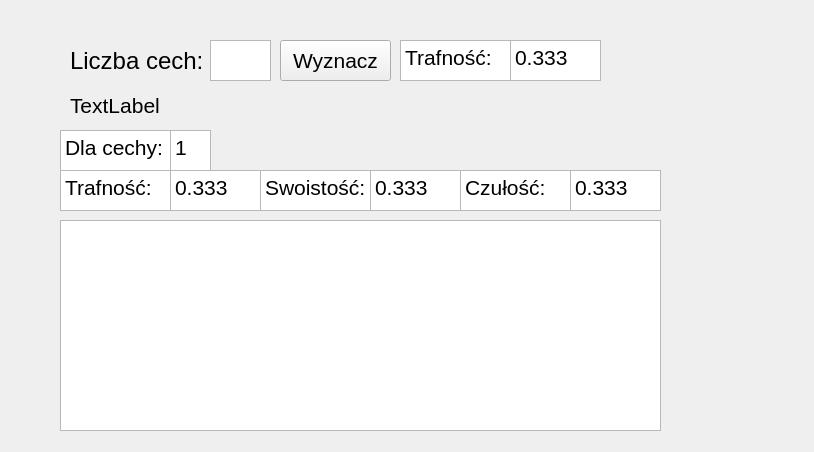
<?xml version="1.0" encoding="UTF-8"?>
<ui version="4.0">
 <class>main</class>
 <widget class="QWidget" name="main">
  <property name="geometry">
   <rect>
    <x>0</x>
    <y>0</y>
    <width>814</width>
    <height>452</height>
   </rect>
  </property>
  <property name="windowTitle">
   <string>main</string>
  </property>
  <widget class="QTableWidget" name="tableWidget">
   <property name="geometry">
    <rect>
     <x>60</x>
     <y>220</y>
     <width>601</width>
     <height>211</height>
    </rect>
   </property>
   <property name="font">
    <font>
     <pointsize>18</pointsize>
    </font>
   </property>
  </widget>
  <widget class="QTextBrowser" name="tendernessText">
   <property name="geometry">
    <rect>
     <x>460</x>
     <y>170</y>
     <width>111</width>
     <height>41</height>
    </rect>
   </property>
   <property name="font">
    <font>
     <pointsize>16</pointsize>
    </font>
   </property>
   <property name="html">
    <string>&lt;!DOCTYPE HTML PUBLIC &quot;-//W3C//DTD HTML 4.0//EN&quot; &quot;http://www.w3.org/TR/REC-html40/strict.dtd&quot;&gt;
&lt;html&gt;&lt;head&gt;&lt;meta name=&quot;qrichtext&quot; content=&quot;1&quot; /&gt;&lt;style type=&quot;text/css&quot;&gt;
p, li { white-space: pre-wrap; }
&lt;/style&gt;&lt;/head&gt;&lt;body style=&quot; font-family:'Ubuntu'; font-size:16pt; font-weight:400; font-style:normal;&quot;&gt;
&lt;p style=&quot; margin-top:0px; margin-bottom:0px; margin-left:0px; margin-right:0px; -qt-block-indent:0; text-indent:0px;&quot;&gt;Czułość:&lt;/p&gt;&lt;/body&gt;&lt;/html&gt;</string>
   </property>
  </widget>
  <widget class="QTextEdit" name="textK">
   <property name="geometry">
    <rect>
     <x>210</x>
     <y>40</y>
     <width>61</width>
     <height>41</height>
    </rect>
   </property>
   <property name="font">
    <font>
     <pointsize>18</pointsize>
    </font>
   </property>
   <property name="inputMethodHints">
    <set>Qt::ImhDigitsOnly</set>
   </property>
  </widget>
  <widget class="QLabel" name="label">
   <property name="geometry">
    <rect>
     <x>70</x>
     <y>40</y>
     <width>141</width>
     <height>41</height>
    </rect>
   </property>
   <property name="font">
    <font>
     <pointsize>18</pointsize>
    </font>
   </property>
   <property name="text">
    <string>Liczba cech:</string>
   </property>
  </widget>
  <widget class="QTextBrowser" name="columnText">
   <property name="geometry">
    <rect>
     <x>60</x>
     <y>130</y>
     <width>111</width>
     <height>41</height>
    </rect>
   </property>
   <property name="font">
    <font>
     <pointsize>16</pointsize>
    </font>
   </property>
   <property name="html">
    <string>&lt;!DOCTYPE HTML PUBLIC &quot;-//W3C//DTD HTML 4.0//EN&quot; &quot;http://www.w3.org/TR/REC-html40/strict.dtd&quot;&gt;
&lt;html&gt;&lt;head&gt;&lt;meta name=&quot;qrichtext&quot; content=&quot;1&quot; /&gt;&lt;style type=&quot;text/css&quot;&gt;
p, li { white-space: pre-wrap; }
&lt;/style&gt;&lt;/head&gt;&lt;body style=&quot; font-family:'Ubuntu'; font-size:16pt; font-weight:400; font-style:normal;&quot;&gt;
&lt;p style=&quot; margin-top:0px; margin-bottom:0px; margin-left:0px; margin-right:0px; -qt-block-indent:0; text-indent:0px;&quot;&gt;Dla cechy:&lt;/p&gt;&lt;/body&gt;&lt;/html&gt;</string>
   </property>
  </widget>
  <widget class="QTextBrowser" name="generalText">
   <property name="geometry">
    <rect>
     <x>400</x>
     <y>40</y>
     <width>111</width>
     <height>41</height>
    </rect>
   </property>
   <property name="font">
    <font>
     <pointsize>16</pointsize>
    </font>
   </property>
   <property name="html">
    <string>&lt;!DOCTYPE HTML PUBLIC &quot;-//W3C//DTD HTML 4.0//EN&quot; &quot;http://www.w3.org/TR/REC-html40/strict.dtd&quot;&gt;
&lt;html&gt;&lt;head&gt;&lt;meta name=&quot;qrichtext&quot; content=&quot;1&quot; /&gt;&lt;style type=&quot;text/css&quot;&gt;
p, li { white-space: pre-wrap; }
&lt;/style&gt;&lt;/head&gt;&lt;body style=&quot; font-family:'Ubuntu'; font-size:16pt; font-weight:400; font-style:normal;&quot;&gt;
&lt;p style=&quot; margin-top:0px; margin-bottom:0px; margin-left:0px; margin-right:0px; -qt-block-indent:0; text-indent:0px;&quot;&gt;Trafność:&lt;/p&gt;&lt;/body&gt;&lt;/html&gt;</string>
   </property>
  </widget>
  <widget class="QTextBrowser" name="generalValue">
   <property name="geometry">
    <rect>
     <x>510</x>
     <y>40</y>
     <width>91</width>
     <height>41</height>
    </rect>
   </property>
   <property name="font">
    <font>
     <pointsize>16</pointsize>
    </font>
   </property>
   <property name="html">
    <string>&lt;!DOCTYPE HTML PUBLIC &quot;-//W3C//DTD HTML 4.0//EN&quot; &quot;http://www.w3.org/TR/REC-html40/strict.dtd&quot;&gt;
&lt;html&gt;&lt;head&gt;&lt;meta name=&quot;qrichtext&quot; content=&quot;1&quot; /&gt;&lt;style type=&quot;text/css&quot;&gt;
p, li { white-space: pre-wrap; }
&lt;/style&gt;&lt;/head&gt;&lt;body style=&quot; font-family:'Ubuntu'; font-size:16pt; font-weight:400; font-style:normal;&quot;&gt;
&lt;p style=&quot; margin-top:0px; margin-bottom:0px; margin-left:0px; margin-right:0px; -qt-block-indent:0; text-indent:0px;&quot;&gt;0.333&lt;/p&gt;&lt;/body&gt;&lt;/html&gt;</string>
   </property>
  </widget>
  <widget class="QTextBrowser" name="specifyValue">
   <property name="geometry">
    <rect>
     <x>370</x>
     <y>170</y>
     <width>91</width>
     <height>41</height>
    </rect>
   </property>
   <property name="font">
    <font>
     <pointsize>16</pointsize>
    </font>
   </property>
   <property name="html">
    <string>&lt;!DOCTYPE HTML PUBLIC &quot;-//W3C//DTD HTML 4.0//EN&quot; &quot;http://www.w3.org/TR/REC-html40/strict.dtd&quot;&gt;
&lt;html&gt;&lt;head&gt;&lt;meta name=&quot;qrichtext&quot; content=&quot;1&quot; /&gt;&lt;style type=&quot;text/css&quot;&gt;
p, li { white-space: pre-wrap; }
&lt;/style&gt;&lt;/head&gt;&lt;body style=&quot; font-family:'Ubuntu'; font-size:16pt; font-weight:400; font-style:normal;&quot;&gt;
&lt;p style=&quot; margin-top:0px; margin-bottom:0px; margin-left:0px; margin-right:0px; -qt-block-indent:0; text-indent:0px;&quot;&gt;0.333&lt;/p&gt;&lt;/body&gt;&lt;/html&gt;</string>
   </property>
  </widget>
  <widget class="QTextBrowser" name="accuracyText">
   <property name="geometry">
    <rect>
     <x>60</x>
     <y>170</y>
     <width>111</width>
     <height>41</height>
    </rect>
   </property>
   <property name="font">
    <font>
     <pointsize>16</pointsize>
    </font>
   </property>
   <property name="html">
    <string>&lt;!DOCTYPE HTML PUBLIC &quot;-//W3C//DTD HTML 4.0//EN&quot; &quot;http://www.w3.org/TR/REC-html40/strict.dtd&quot;&gt;
&lt;html&gt;&lt;head&gt;&lt;meta name=&quot;qrichtext&quot; content=&quot;1&quot; /&gt;&lt;style type=&quot;text/css&quot;&gt;
p, li { white-space: pre-wrap; }
&lt;/style&gt;&lt;/head&gt;&lt;body style=&quot; font-family:'Ubuntu'; font-size:16pt; font-weight:400; font-style:normal;&quot;&gt;
&lt;p style=&quot; margin-top:0px; margin-bottom:0px; margin-left:0px; margin-right:0px; -qt-block-indent:0; text-indent:0px;&quot;&gt;Trafność:&lt;/p&gt;&lt;/body&gt;&lt;/html&gt;</string>
   </property>
  </widget>
  <widget class="QTextBrowser" name="tendernessValue">
   <property name="geometry">
    <rect>
     <x>570</x>
     <y>170</y>
     <width>91</width>
     <height>41</height>
    </rect>
   </property>
   <property name="font">
    <font>
     <pointsize>16</pointsize>
    </font>
   </property>
   <property name="html">
    <string>&lt;!DOCTYPE HTML PUBLIC &quot;-//W3C//DTD HTML 4.0//EN&quot; &quot;http://www.w3.org/TR/REC-html40/strict.dtd&quot;&gt;
&lt;html&gt;&lt;head&gt;&lt;meta name=&quot;qrichtext&quot; content=&quot;1&quot; /&gt;&lt;style type=&quot;text/css&quot;&gt;
p, li { white-space: pre-wrap; }
&lt;/style&gt;&lt;/head&gt;&lt;body style=&quot; font-family:'Ubuntu'; font-size:16pt; font-weight:400; font-style:normal;&quot;&gt;
&lt;p style=&quot; margin-top:0px; margin-bottom:0px; margin-left:0px; margin-right:0px; -qt-block-indent:0; text-indent:0px;&quot;&gt;0.333&lt;/p&gt;&lt;/body&gt;&lt;/html&gt;</string>
   </property>
  </widget>
  <widget class="QLabel" name="label_2">
   <property name="geometry">
    <rect>
     <x>70</x>
     <y>90</y>
     <width>391</width>
     <height>31</height>
    </rect>
   </property>
   <property name="font">
    <font>
     <pointsize>16</pointsize>
    </font>
   </property>
   <property name="text">
    <string>TextLabel</string>
   </property>
  </widget>
  <widget class="QTextBrowser" name="accuracyValue">
   <property name="geometry">
    <rect>
     <x>170</x>
     <y>170</y>
     <width>91</width>
     <height>41</height>
    </rect>
   </property>
   <property name="font">
    <font>
     <pointsize>16</pointsize>
    </font>
   </property>
   <property name="html">
    <string>&lt;!DOCTYPE HTML PUBLIC &quot;-//W3C//DTD HTML 4.0//EN&quot; &quot;http://www.w3.org/TR/REC-html40/strict.dtd&quot;&gt;
&lt;html&gt;&lt;head&gt;&lt;meta name=&quot;qrichtext&quot; content=&quot;1&quot; /&gt;&lt;style type=&quot;text/css&quot;&gt;
p, li { white-space: pre-wrap; }
&lt;/style&gt;&lt;/head&gt;&lt;body style=&quot; font-family:'Ubuntu'; font-size:16pt; font-weight:400; font-style:normal;&quot;&gt;
&lt;p style=&quot; margin-top:0px; margin-bottom:0px; margin-left:0px; margin-right:0px; -qt-block-indent:0; text-indent:0px;&quot;&gt;0.333&lt;/p&gt;&lt;/body&gt;&lt;/html&gt;</string>
   </property>
  </widget>
  <widget class="QPushButton" name="pushButton">
   <property name="geometry">
    <rect>
     <x>280</x>
     <y>40</y>
     <width>111</width>
     <height>41</height>
    </rect>
   </property>
   <property name="font">
    <font>
     <pointsize>16</pointsize>
    </font>
   </property>
   <property name="text">
    <string>Wyznacz</string>
   </property>
  </widget>
  <widget class="QTextBrowser" name="columnValue">
   <property name="geometry">
    <rect>
     <x>170</x>
     <y>130</y>
     <width>41</width>
     <height>41</height>
    </rect>
   </property>
   <property name="font">
    <font>
     <pointsize>16</pointsize>
    </font>
   </property>
   <property name="html">
    <string>&lt;!DOCTYPE HTML PUBLIC &quot;-//W3C//DTD HTML 4.0//EN&quot; &quot;http://www.w3.org/TR/REC-html40/strict.dtd&quot;&gt;
&lt;html&gt;&lt;head&gt;&lt;meta name=&quot;qrichtext&quot; content=&quot;1&quot; /&gt;&lt;style type=&quot;text/css&quot;&gt;
p, li { white-space: pre-wrap; }
&lt;/style&gt;&lt;/head&gt;&lt;body style=&quot; font-family:'Ubuntu'; font-size:16pt; font-weight:400; font-style:normal;&quot;&gt;
&lt;p style=&quot; margin-top:0px; margin-bottom:0px; margin-left:0px; margin-right:0px; -qt-block-indent:0; text-indent:0px;&quot;&gt;1&lt;/p&gt;&lt;/body&gt;&lt;/html&gt;</string>
   </property>
  </widget>
  <widget class="QTextBrowser" name="specifyText">
   <property name="geometry">
    <rect>
     <x>260</x>
     <y>170</y>
     <width>111</width>
     <height>41</height>
    </rect>
   </property>
   <property name="font">
    <font>
     <pointsize>16</pointsize>
    </font>
   </property>
   <property name="html">
    <string>&lt;!DOCTYPE HTML PUBLIC &quot;-//W3C//DTD HTML 4.0//EN&quot; &quot;http://www.w3.org/TR/REC-html40/strict.dtd&quot;&gt;
&lt;html&gt;&lt;head&gt;&lt;meta name=&quot;qrichtext&quot; content=&quot;1&quot; /&gt;&lt;style type=&quot;text/css&quot;&gt;
p, li { white-space: pre-wrap; }
&lt;/style&gt;&lt;/head&gt;&lt;body style=&quot; font-family:'Ubuntu'; font-size:16pt; font-weight:400; font-style:normal;&quot;&gt;
&lt;p style=&quot; margin-top:0px; margin-bottom:0px; margin-left:0px; margin-right:0px; -qt-block-indent:0; text-indent:0px;&quot;&gt;Swoistość:&lt;/p&gt;&lt;/body&gt;&lt;/html&gt;</string>
   </property>
  </widget>
 </widget>
 <resources/>
 <connections/>
</ui>
